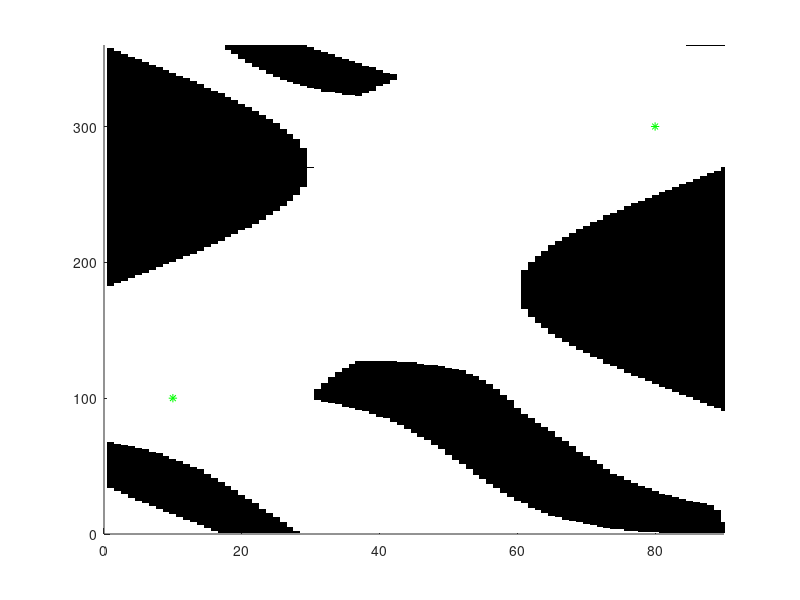

Here is the MATLAB script that generated this plot: (Note: this script raises an error after producing the figure.)
close all
%% Simulation Params
numSimulations = 5;

%% GA Configuration Params
PopulationSize = 100;

Generations = 100;
obstacleWeight = 5;
lengthWeightFactor = 0.2; 
lineResolution = 1; % The line is checked this often for collisions against the configurations space map

crossoverFraction = 0.5; % fraction of population that will reproduce
eliteCount = 1;

tournamentSize = PopulationSize / 2;
selectionFunction = {@selectionTournament, tournamentSize};

%mutationRate = 0.01; % Chance of a mutation for a particular vector entry of chosen individual to mutate
%TerminationConvergenceTolerance = 50;
NumGensAvg = 5; %Termination tolerance is averaged over this many generations

%% Robot Start&End Point
startPt = [10; 100];
endPt = [80; 300];

%% Setup Plot

% Load obstacle Grid
obsGrid = importdata('obsGrid.mat');

mapPlot = figure; 
hold on;
[xDim yDim] = size(obsGrid);
axis([0 xDim 0 yDim]);
image(100*(1-obsGrid)');
colormap(gray);
plot(startPt(1), startPt(2), 'g*', 'MarkerSize',6);
plot(endPt(1), endPt(2), 'g*', 'MarkerSize',6);

for i=0:numSimulations
%% Number of variables in chromosome
nvars = 5;

%% Coefficient (Gene) cosntraints
low = zeros(nvars,1);
upp = zeros(nvars,1);
range = zeros(2,nvars);

min = -20;
max = 20;
for(i = 1:nvars)
    low(i) = min;
    upp(i) = max;
    range(1,i) = min;
    range(2,i) = max;
end
PopulationInitializationRange = range;
%% Linear Equalities
x1 = startPt(1);
x2 = endPt(1);

y1 = startPt(2);
y2 = endPt(2);

A_linEq = zeros(2, nvars);
for(i = 1:nvars)
    A_linEq(1,i) = x1^(i-1);
    A_linEq(2,i) = x2^(i-1);
end
    
b_linEq = [y1; y2];

%% Call GA function
options = gaoptimset('PopInitRange',range);
options = gaoptimset(options,'PopulationSize',PopulationSize);
options = gaoptimset(options,'PopInitRange',PopulationInitializationRange);
options = gaoptimset(options,'Generations',Generations);
options = gaoptimset(options,'PlotFcns',{@gaplotbestf, @gaplotstopping});
%options = gaoptimset(options,'TolFun',TerminationConvergenceTolerance);
%options = gaoptimset(options,'StallGenLimit',NumGensAvg);
options = gaoptimset(options,'SelectionFcn',selectionFunction);
options = gaoptimset('MutationFcn', @mutationadaptfeasible);
options = gaoptimset('CrossoverFraction', crossoverFraction);
options = gaoptimset('EliteCount', eliteCount);

[x, Fval, exitFlag, Output] = ga(@(x) AKfitness(x,startPt, endPt, obstacleWeight, lengthWeightFactor, lineResolution),nvars,[],[],A_linEq,b_linEq,low,upp,[],[],options);

fprintf('Function Value = %g\n', Fval);
format short;
fprintf('y = %.3g + (%.3g)x + (%.3g)x^2 + (%.3g)x^3 + (%.3g)x^4 \n', x(1), x(2), x(3), x(4), x(5));


t = startPt(1):0.1:endPt(1);


figure(mapPlot);
plot(t,x(1)+x(2)*t + x(3)*t.^2 + x(4)*t.^3 + x(5)*t.^4, 'r');

%fprintf('Length = (%.3g)', minLength(x, startPt, endPt));
end
